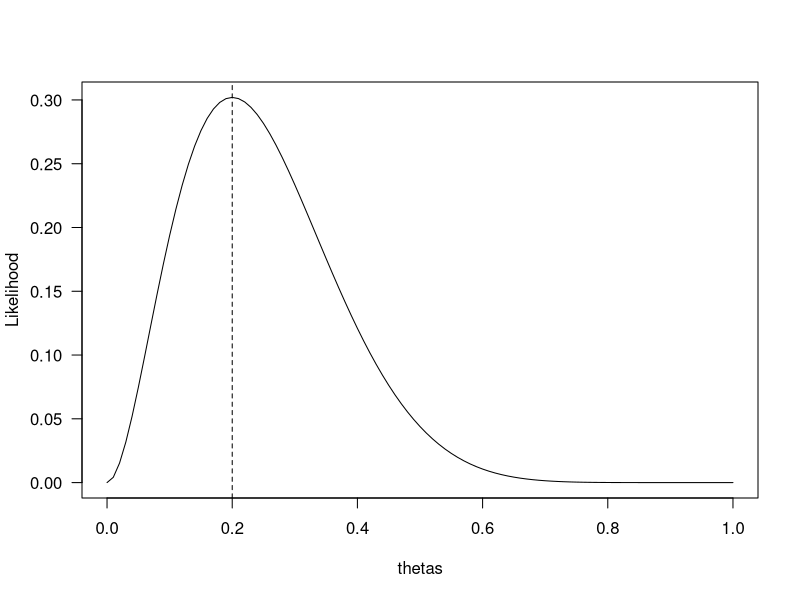
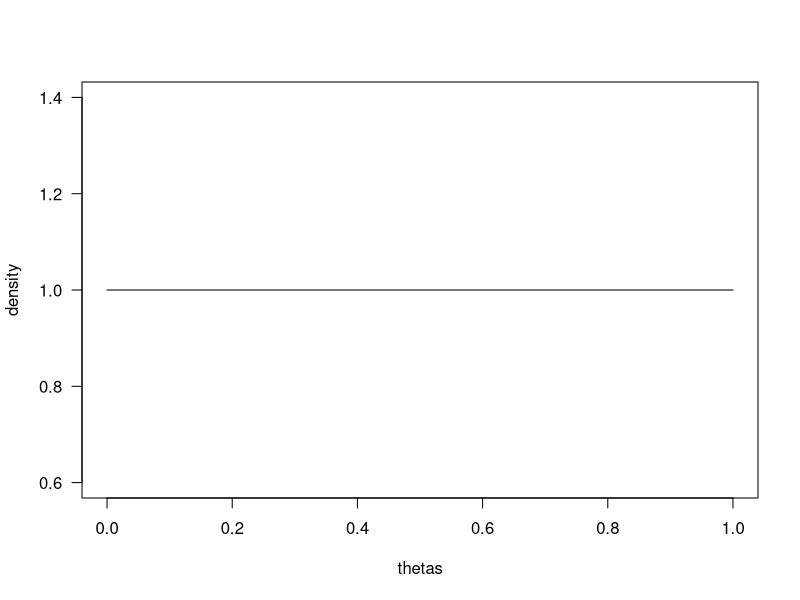

These charts were generated, in order, by the following R code:
## ---- chunk 1
k = 2
n = 10
## ---- chunk 2
theta.given.data = k/n
## ---- chunk 3
thetas = seq(0, 1, .01)

likelihood =  dbinom(k, n, thetas)

plot(thetas, dbinom(k, n, thetas), type='l', ylab = "Likelihood", las = 1)
abline(v=theta.given.data, lty='dashed')
## ---- chunk 4
prior = dbeta(thetas, 1,1)

plot(thetas,prior, type='l', ylab = "density", las = 1)
